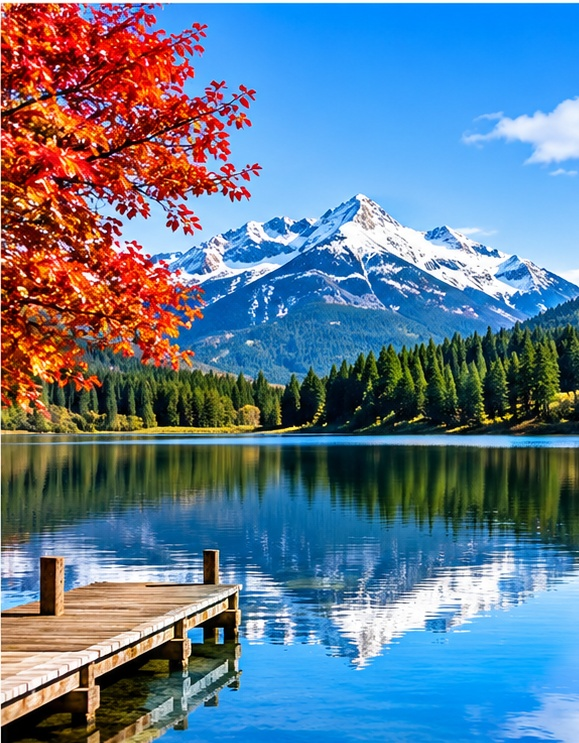
#> input picture Image1.jpg, 579 x 743 px, found by its file name
$ jupyter execute Exercise_2_Rajesh_Kumar_Tewari.ipynb
#> lines starting #> are read from the running program, lines starting #| are printed output that depends on the picture
Exercise 2: Computer Vision — Image Blending Using OpenCV

[cell 1]
import cv2
import matplotlib.pyplot as plt
from pathlib import Path

image1_path = "image1.jpg"   # Change this path if required
image2_path = "image2.jpg"   # Change this path if required

# Load images
img1 = cv2.imread(image1_path)
#> img1 is the input picture: shape (743, 579, 3); mean B, G, R 146.8, 122.6, 96
img2 = cv2.imread(image2_path)
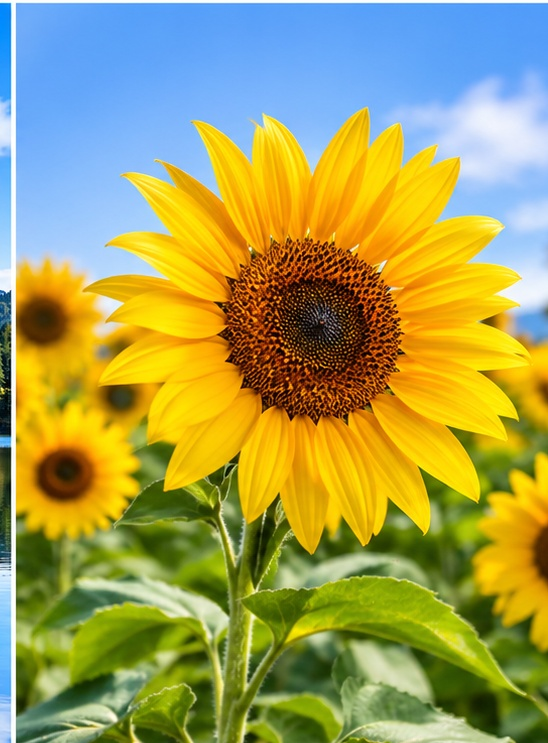
#> input picture Image2.jpg, 548 x 743 px, found by its file name
#> img2 is the input picture: shape (743, 548, 3); mean B, G, R 87.6, 159.3, 161.1

if img1 is None:
    raise FileNotFoundError(f"Could not load {image1_path}. Check the file path and image format.")
if img2 is None:
    raise FileNotFoundError(f"Could not load {image2_path}. Check the file path and image format.")

# Resize second image to the dimensions of the first image
height, width = img1.shape[:2]
#> height = 743; width = 579
img2_resized = cv2.resize(img2, (width, height))
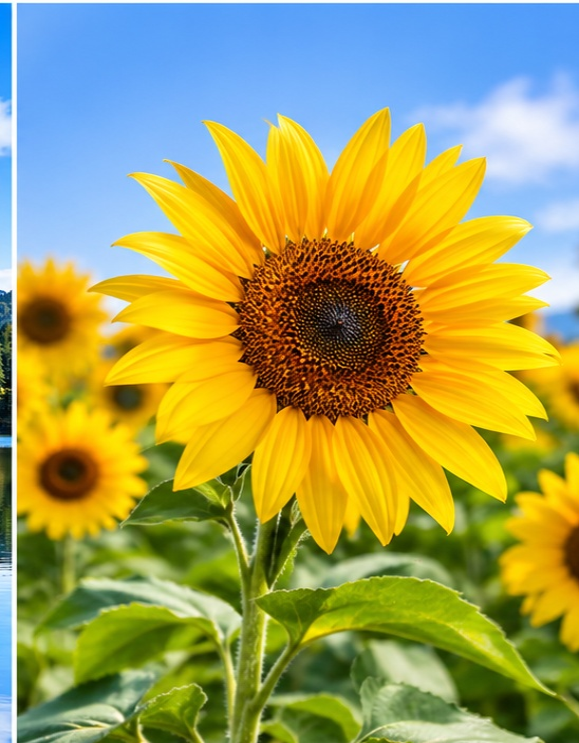
#> img2_resized: shape (743, 579, 3); mean B, G, R 87.6, 159.3, 161.1

# Weighted blending: 60% image 1 + 40% image 2
blended = cv2.addWeighted(img1, 0.6, img2_resized, 0.4, 0)
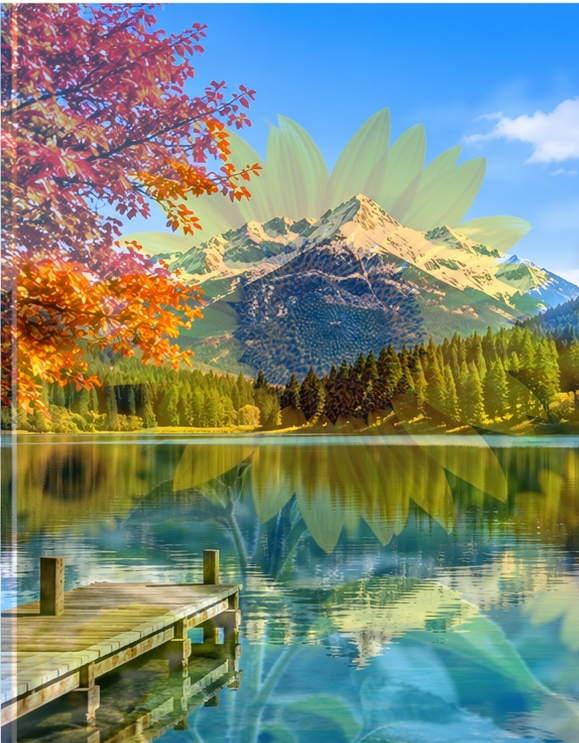
#> blended: shape (743, 579, 3); mean B, G, R 123.1, 137.3, 122

# Save all three images
cv2.imwrite("Exercise2_Image1.jpg", img1)
cv2.imwrite("Exercise2_Image2.jpg", img2_resized)
cv2.imwrite("Exercise2_Blended.jpg", blended)

# Convert BGR (OpenCV format) to RGB for correct display in Matplotlib
img1_rgb = cv2.cvtColor(img1, cv2.COLOR_BGR2RGB)
img2_rgb = cv2.cvtColor(img2_resized, cv2.COLOR_BGR2RGB)
blended_rgb = cv2.cvtColor(blended, cv2.COLOR_BGR2RGB)

# Display original and blended images side by side
fig, axes = plt.subplots(1, 3, figsize=(15, 5))
axes[0].imshow(img1_rgb)
axes[0].set_title("Original Image 1")
axes[1].imshow(img2_rgb)
axes[1].set_title("Original Image 2 (Resized)")
axes[2].imshow(blended_rgb)
axes[2].set_title("Blended Image")
for ax in axes:
    ax.axis("off")
plt.tight_layout()
plt.show()
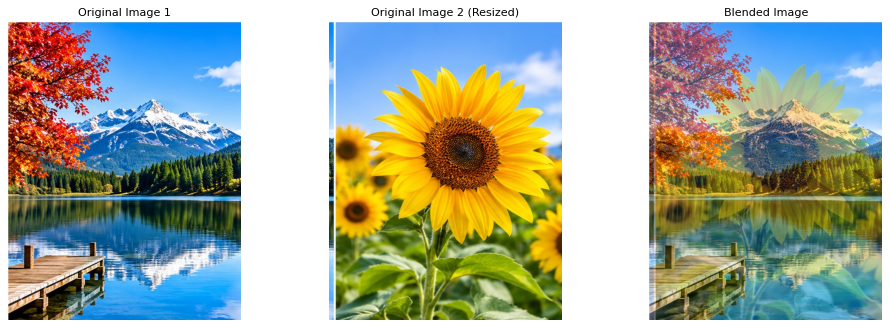
#> figure drawn by matplotlib, 3 panels

print("Saved: Exercise2_Image1.jpg, Exercise2_Image2.jpg, Exercise2_Blended.jpg")
